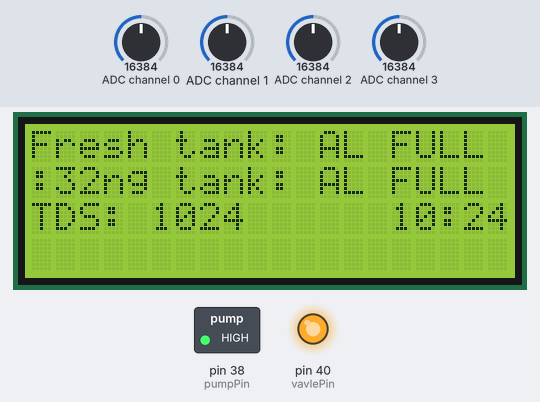
This program was run on a simulated Raspberry Pi (header pin numbers). On the bench: 20×4 character LCD, switched loads named in the program (green lamp = pin HIGH), output pins drawn as LEDs (lit = HIGH). The inputs (shaded band) are chosen by the test bench; at power-on: ADC channel 1 = 16384, ADC channel 2 = 16384, ADC channel 0 = 16384, ADC channel 3 = 16384 (analog values on the 0–32767 scale). The clock reads 2024-03-15 10:24:30 at power-on unless the program sets it; no MQTT or app messages arrive unless stated; databases and web services accept everything at once and return nothing; what the program prints to the terminal is not drawn.

Above: at 2.3 s.
2.4 s: ADC channel 1 set to 15408
4.1 s: ADC channel 1 set to 14600
At 4.8 s:
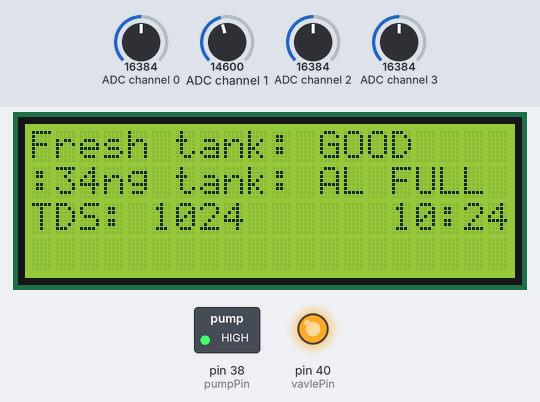
7.6 s: ADC channel 2 set to 15208
9.2 s: ADC channel 2 set to 14408
At 9.9 s:
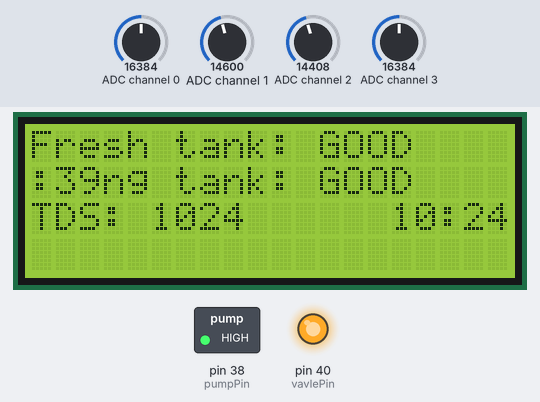
12.7 s: ADC channel 0 set to 983
At 13.6 s:
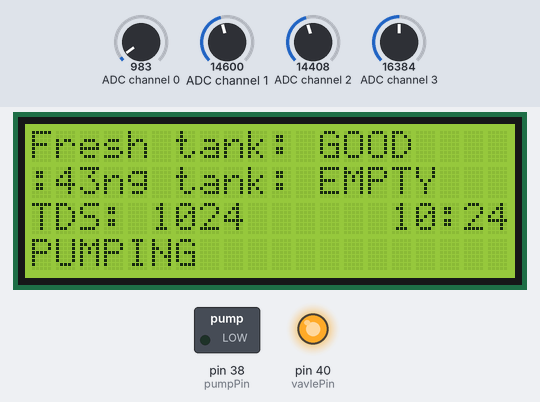
Timing chart, 0 to 15.7 s (numbered marks = the images above; inputs shaded):
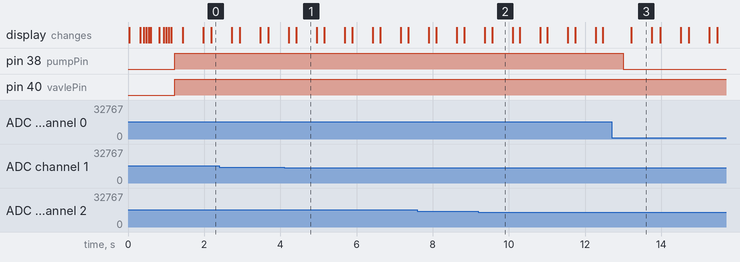

The program:

draft_ver6_with_mode.py
```python
import lcddriver
lcd = lcddriver.lcd()
lcd.lcd_display_string("Initializing... 0%",1)
lcd.lcd_display_string("Analog communication",2)
import Adafruit_ADS1x15 as ads
import RPi.GPIO as GPIO
import time
import datetime
pumpPin = 38
vavlePin = 40
GPIO.setmode(GPIO.BOARD)
GPIO.setup(pumpPin,GPIO.OUT)
GPIO.setup(vavlePin,GPIO.OUT)
adc1 = ads.ADS1115(address=0x48)
GAIN=1
#########################################Global VAR
pumpState = "OFF"
vavleState = "OFF"
pumpConfig = "A"
vavleConfig = "A"
dispStatus = "ON"
dispTime = "ON"
#########################################Freebiard & line notify
import paho.mqtt.client as mqtt
import json
import random
myData = { "ID" : 123, "tankA" : "N", "tankB" : "M", "tds" : -16, "pump" : "on", "vavle" : "on"}
NETPIE_HOST = "broker.netpie.io"
CLIENT_ID = ""
DEVICE_TOKEN = ""
def on_connect(client, userdata, flags, rc):
    print("NETPIE connecting: {}".format(mqtt.connack_string(rc)))
    client.subscribe("@shadow/data/updated")
def on_subscribe(client, userdata, mid, granted_qos):
    print("successful")
def on_message(client, userdata, msg):
    data = str(msg.payload).split(",")
    #print(data,'end of data')

    key = data[1].split("{")[1].split(":")[0].split('"')[1]
    value = data[1].split("{")[1].split(":")[1].split('}')[0].split('"')[1]
    if(key == "pumpConfig"):
        global pumpConfig
        pumpConfig = value
        print("PumpCFG update")
    elif(key == "vavleConfig"):
        global vavleConfig
        vavleConfig = value
        print("vavleCFG update")
    elif(key == "led"):
        global dispStatus
        dispStatus = value
        print("BacklightCFG update")
    elif(key == "time"):
        global dispTime
        dispTime = value
        print("dispTimeCFG update")
lcd.lcd_display_string("NETPIE connection    ",2)
client = mqtt.Client(protocol=mqtt.MQTTv311,client_id=CLIENT_ID, clean_session=True)
client.username_pw_set(DEVICE_TOKEN)
lcd.lcd_display_string("Initializing... 10%",1)
client.on_connect = on_connect
lcd.lcd_display_string("Initializing... 20%",1)
client.on_message = on_message
lcd.lcd_display_string("Initializing... 40%",1)
client.connect(NETPIE_HOST, 1883)
lcd.lcd_display_string("Initializing... 50%",1)
client.loop_start()
#########################################log
import datetime
import gspread
from oauth2client.service_account import ServiceAccountCredentials
lcd.lcd_display_string("Initializing... 50%",1)
lcd.lcd_display_string("Gspread API         ",2)
SheetName = "API test"
GSheet_OAUTH_JSON = ""
scope = ["https://spreadsheets.google.com/feeds","https://www.googleapis.com/auth/drive"]
credentials = ServiceAccountCredentials.from_json_keyfile_name(GSheet_OAUTH_JSON, scope)
lcd.lcd_display_string("Initializing... 60%",1)
clientG = gspread.authorize(credentials)
lcd.lcd_display_string("Initializing... 70%",1)
worksheet = clientG.open(SheetName).sheet1
lcd.lcd_display_string("Initializing... 80%",1)
row = ["Time","Fresh tank","Using tank","TDS"]
index = 2
worksheet.insert_row(row,index)
lcd.lcd_display_string("Initializing...90%",1)
print("Gspread API connected")
#########################################

def waterLevel(k):
    value = adc1.read_adc(k,gain=GAIN)
    #print("Water sensor:",k," level:",value)
    if value < 15000:
        return "GOOD"
    elif value < 22000:
        return "AL FULL"
    else:
        return "FULL"
def waterNLevel():
    value = adc1.read_adc(0,gain=GAIN)
    if(value > 1000):
        #print("Water N detect")
        return "GOOD"
    else:
        #print("Water N not detect")
        return "EMPTY"
def tdsLevel():
    value = adc1.read_adc(3,gain=GAIN)
    value = value/16
    #print("TDS level:",value)
    return value
def pump_on():
    GPIO.output(pumpPin,GPIO.LOW)
    global pumpState
    pumpState = "ON"
def pump_off():
    GPIO.output(pumpPin,GPIO.HIGH)
    global pumpState
    pumpState = "OFF"
def vavle_on():
    GPIO.output(vavlePin,GPIO.LOW)
    global vavleState
    vavleState = "ON"
def vavle_off():
    GPIO.output(vavlePin,GPIO.HIGH)
    global vavleState
    vavleState = "OFF"

while True:
    #Obtain value
    tds = tdsLevel()#Fresh tank (tankB)
    w1 = waterLevel(1)#Fresh tank
    w2 = waterLevel(2)#Using tank (tankA)
    w3 = waterNLevel()#Using tank
    if w1 == "GOOD" and tds < 10:
        w1 = "EMPTY"
    if w2 == "GOOD" and w3 == "EMPTY":
        w2 = "EMPTY"
    #Operation
    msg = ""
    if(pumpConfig == "A"):
        if w2 == "EMPTY":
            msg = "PUMPING"
            pump_on()
        elif w2 == "AL FULL" or w2 == "FULL":
            pump_off()
    elif(pumpConfig == "F"):
        msg = "EDGE-OPER"
        if w2 == "GOOD":
            pump_on()
        elif w2 == "AL FULL" or w2 == "FULL":
            pump_off()
    elif(pumpConfig == "P"):
        msg = "PUMP-OFF"
        pump_off()
    else:
        print("pump state error")

    if(vavleConfig == "A"):
        if w1 == "EMPTY":
            vavle_on()
            msg += " REFILL"
        elif w1 == "AL FULL" or w1 == "FULL":
            vavle_off()
    elif(vavleConfig == "M"):
        msg += " MAN-VAVLE"
        vavle_on()
    elif(vavleConfig == "P"):
        msg = " VAVLE-OFF"
        vavle_off()
    else:
        print("vavle state error")


    #Disp
    lcd.lcd_clear()
    lcd.lcd_display_string("Fresh tank: "+w1,1)
    lcd.lcd_display_string("Using tank: "+w2,2)
    if(dispTime == "ON"):
        lcd.lcd_display_string("TDS: "+str(int(tds))+"      "+datetime.datetime.now().strftime("%H:%M:%S"),3)
    else:
        lcd.lcd_display_string("TDS: "+str(int(tds)),3)
    if(dispStatus == "ON"):
        lcd.lcd_display_string(msg,4)
    #LOG
    currentTime = datetime.datetime.now().strftime("%H:%M:%S")
    worksheet.append_row([currentTime,w1,w2,tds])
    #Freeboard
    myData['tankA'] = w1
    myData['tankB'] = w2
    myData['tds'] = tds
    myData['pump'] = pumpState
    myData['vavle'] = vavleState
    myData['pumpConfig'] = pumpConfig
    myData['vavleConfig'] = vavleConfig
    myData['time'] = dispTime
    myData['led'] = dispStatus
    client.publish("@shadow/data/update",json.dumps({"data": myData}), 1)

    time.sleep(0.5)
```

lcddriver.py
```python
# Driver library for LCD display. Provided by Ryanteck LTD.
# The procedures below can all be called in your own code!
# You can just stick to the print string one though ;-)

# This is the driver library for the LCD display
# It contains some functions that you can call in your own program
# Just remember that in order to use it you have to import it
# You can do that with the line: import lcddriver
# Make sure that lcddriver is in the same directory though!
# Credit for this code goes to "natbett" of the Raspberry Pi Forum 18/02/13

import i2c_lib
from time import *

# LCD Address
ADDRESS = 0x27

# commands
LCD_CLEARDISPLAY = 0x01
LCD_RETURNHOME = 0x02
LCD_ENTRYMODESET = 0x04
LCD_DISPLAYCONTROL = 0x08
LCD_CURSORSHIFT = 0x10
LCD_FUNCTIONSET = 0x20
LCD_SETCGRAMADDR = 0x40
LCD_SETDDRAMADDR = 0x80

# flags for display entry mode
LCD_ENTRYRIGHT = 0x00
LCD_ENTRYLEFT = 0x02
LCD_ENTRYSHIFTINCREMENT = 0x01
LCD_ENTRYSHIFTDECREMENT = 0x00

# flags for display on/off control
LCD_DISPLAYON = 0x04
LCD_DISPLAYOFF = 0x00
LCD_CURSORON = 0x02
LCD_CURSOROFF = 0x00
LCD_BLINKON = 0x01
LCD_BLINKOFF = 0x00

# flags for display/cursor shift
LCD_DISPLAYMOVE = 0x08
LCD_CURSORMOVE = 0x00
LCD_MOVERIGHT = 0x04
LCD_MOVELEFT = 0x00

# flags for function set
LCD_8BITMODE = 0x10
LCD_4BITMODE = 0x00
LCD_2LINE = 0x08
LCD_1LINE = 0x00
LCD_5x10DOTS = 0x04
LCD_5x8DOTS = 0x00

# flags for backlight control
LCD_BACKLIGHT = 0x08
LCD_NOBACKLIGHT = 0x00

En = 0b00000100 # Enable bit
Rw = 0b00000010 # Read/Write bit
Rs = 0b00000001 # Register select bit

class lcd:
   #initializes objects and lcd
   def __init__(self):
      self.lcd_device = i2c_lib.i2c_device(ADDRESS)

      self.lcd_write(0x03)
      self.lcd_write(0x03)
      self.lcd_write(0x03)
      self.lcd_write(0x02)

      self.lcd_write(LCD_FUNCTIONSET | LCD_2LINE | LCD_5x8DOTS | LCD_4BITMODE)
      self.lcd_write(LCD_DISPLAYCONTROL | LCD_DISPLAYON)
      self.lcd_write(LCD_CLEARDISPLAY)
      self.lcd_write(LCD_ENTRYMODESET | LCD_ENTRYLEFT)
      sleep(0.2)

   # clocks EN to latch command
   def lcd_strobe(self, data):
      self.lcd_device.write_cmd(data | En | LCD_BACKLIGHT)
      sleep(.0005)
      self.lcd_device.write_cmd(((data & ~En) | LCD_BACKLIGHT))
      sleep(.0001)

   def lcd_write_four_bits(self, data):
      self.lcd_device.write_cmd(data | LCD_BACKLIGHT)
      self.lcd_strobe(data)

   # write a command to lcd
   def lcd_write(self, cmd, mode=0):
      self.lcd_write_four_bits(mode | (cmd & 0xF0))
      self.lcd_write_four_bits(mode | ((cmd << 4) & 0xF0))

   # put string function
   def lcd_display_string(self, string, line):
      if line == 1:
         self.lcd_write(0x80)
      if line == 2:
         self.lcd_write(0xC0)
      if line == 3:
         self.lcd_write(0x94)
      if line == 4:
         self.lcd_write(0xD4)

      for char in string:
         self.lcd_write(ord(char), Rs)

   # clear lcd and set to home
   def lcd_clear(self):
      self.lcd_write(LCD_CLEARDISPLAY)
      self.lcd_write(LCD_RETURNHOME)
```

i2c_lib.py
```python
import smbus
from time import *

class i2c_device:
   def __init__(self, addr, port=1):
      self.addr = addr
      self.bus = smbus.SMBus(port)

# Write a single command
   def write_cmd(self, cmd):
      self.bus.write_byte(self.addr, cmd)
      sleep(0.0001)

# Write a command and argument
   def write_cmd_arg(self, cmd, data):
      self.bus.write_byte_data(self.addr, cmd, data)
      sleep(0.0001)

# Write a block of data
   def write_block_data(self, cmd, data):
      self.bus.write_block_data(self.addr, cmd, data)
      sleep(0.0001)

# Read a single byte
   def read(self):
      return self.bus.read_byte(self.addr)

# Read
   def read_data(self, cmd):
      return self.bus.read_byte_data(self.addr, cmd)

# Read a block of data
   def read_block_data(self, cmd):
      return self.bus.read_block_data(self.addr, cmd)
```

Measured:
- the behaviour switches between 15000 and 14992 on ADC channel 1 (found by bisection; images 0 and 1)
- the behaviour switches between 15000 and 14992 on ADC channel 2 (found by bisection; images 1 and 2)
- after the input at 4.1 s, the display: first differs from a run without the input after 0.31 s (image 1)
- after the input at 9.2 s, the display: first differs from a run without the input after 0.36 s (image 2)
- after the input at 12.7 s, pin 38 (pumpPin): HIGH → LOW after 0.30 s; the display: changes after 0.52 s (image 3)
- what the display in image 1 shows lasts 0.6 s, from 4.4 s to 5.0 s
